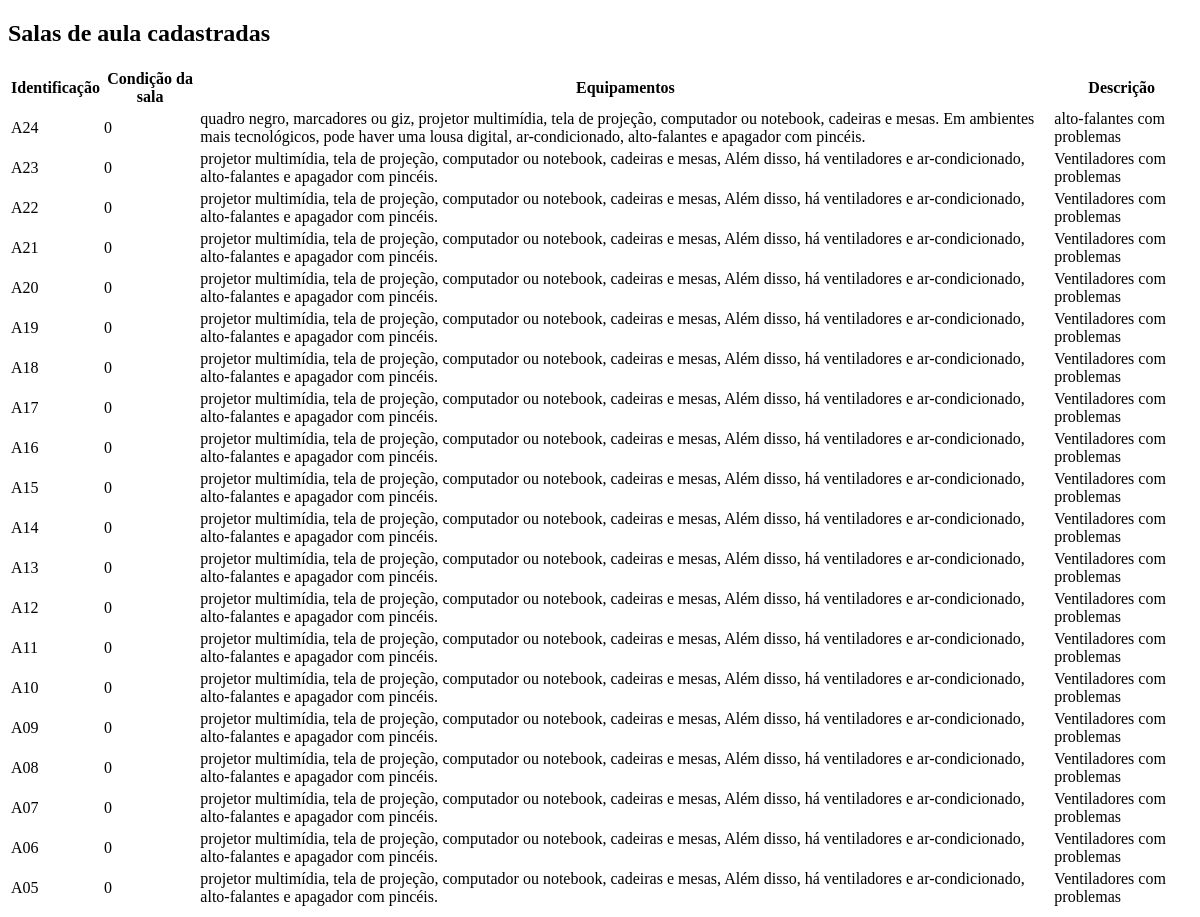
Page /Adm/classrooms_list.php on the earlier database version.
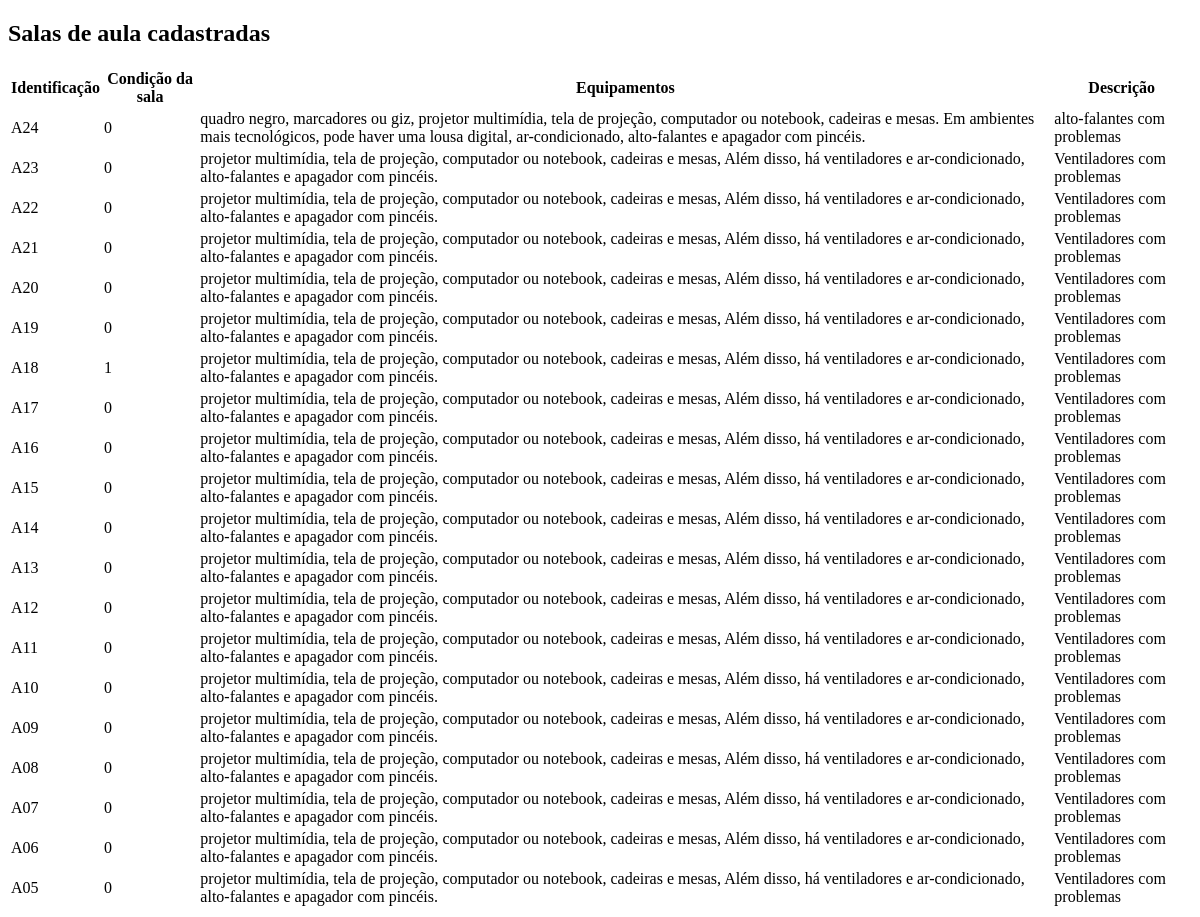
Same page on the later database version.
### tables this page shows
CREATE TABLE `classrooms` (
  `id_class` int(11) NOT NULL,
  `identification` varchar(100) NOT NULL,
  `conditionstatus` tinyint(1) NOT NULL,
  `equipaments` text NOT NULL,
  `description` text NOT NULL
);

### App/Controller/ClassroomController.php (called while the page is built, shortened)
<?php
require_once 'C:\xampp\htdocs\class_scheduling\App\Model\ClassroomModel.php';
class   ClassroomController
{
    private $classroommodel;
    public function __construct($pdo)
    {
        $this->classroommodel = new classroomModel($pdo);
    }
    public function listClassrooms()
    {
        return $this->classroommodel->listClassrooms();
    }
    public function showClassroomsList()
    {
        $classrooms = $this->listClassrooms();
        include 'C:\xampp\htdocs\class_scheduling\App\View\Classrooms\view.php';
    }
}

### App/Model/ClassroomModel.php (called while the page is built, shortened)
<?php
class ClassroomModel
{
    private $pdo;
    public function __construct($pdo)
    {
        $this->pdo = $pdo;
    }
    public function listClassrooms()
    {
        $sql = "SELECT * FROM classrooms";
        $stmt = $this->pdo->query($sql);
        return $stmt->fetchAll(PDO::FETCH_ASSOC);
    }
}

### App/View/Classrooms/view.php (the view, shortened to what this page needs)
<?php
include_once 'C:\xampp\htdocs\class_scheduling\App\Controller\ClassroomController.php';
echo "<h2>Salas de aula cadastradas</h2>";
echo "<table>";
echo "<tr><th>Identificação</th><th>Condição da sala</th><th>Equipamentos</th><th>Descrição</th></tr>";
try {
    foreach ($classrooms as $classroom) {
        echo "<tr>";
        echo "<td>" . htmlspecialchars($classroom['identification']) . "</td>";
        echo "<td>" . htmlspecialchars($classroom['conditionstatus']) . "</td>";
        echo "<td>" . htmlspecialchars($classroom['equipaments']) . "</td>";
        echo "<td>" . htmlspecialchars($classroom['description']) . "</td>";
        echo "</tr>";
    }
} catch (PDOException $e) {
    echo "<p>Erro ao exibir salas de aula: " . $e->getMessage() . "</p>";
}
echo "</table>";
?>
</body>

### Public/Adm/classrooms_list.php (shortened to what this page needs)
<?php
include_once '../../Config/config.php';
include_once '../../App/Controller/ClassroomController.php';
$classroomController = new ClassroomController($pdo);
?>
<!DOCTYPE html>
<html lang="pt-br">
<head>
</head>
<body>
    <?php
    $classroomController->showClassroomsList();
    ?>
</body>
</html>

Differences in the rows shown:
changed classrooms (number 7 of 20 on the later page): conditionstatus "0" → "1"
